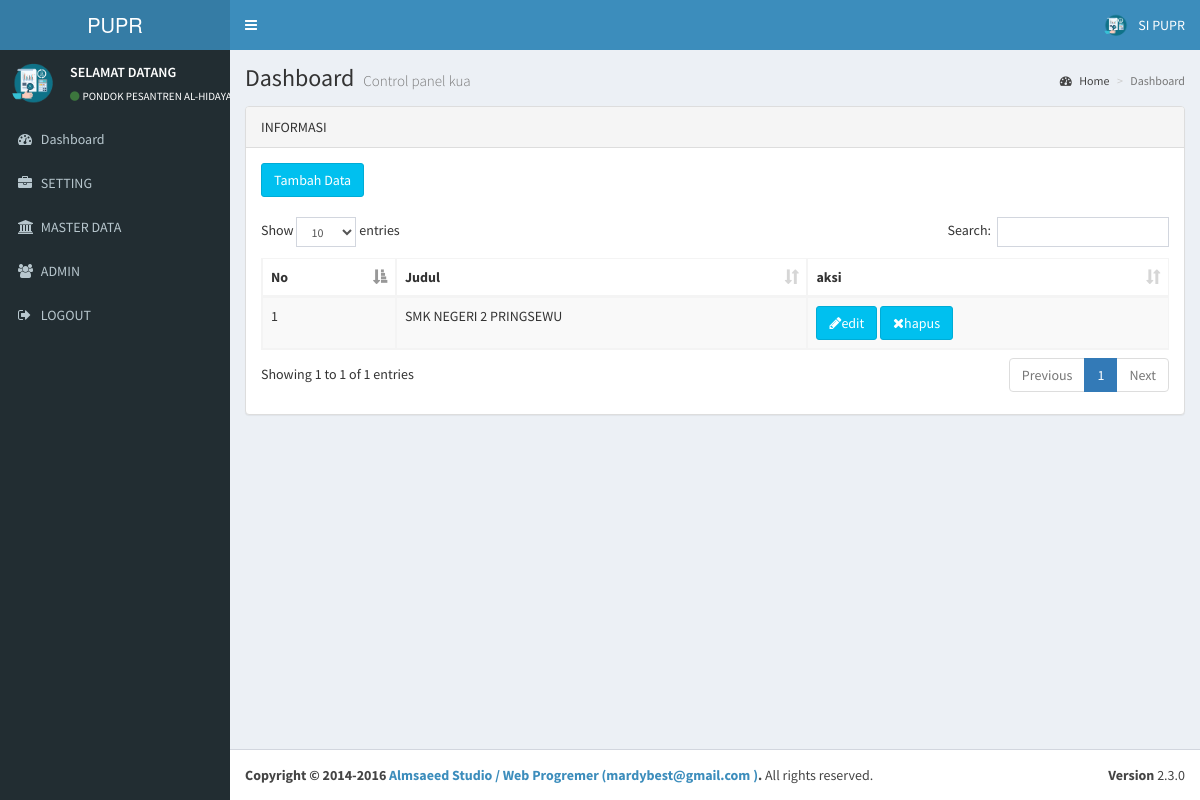
Page /admin/index.php?aksi=galeri (signed in) on the committed database.
### tables this page shows
CREATE TABLE `profil` (
  `id_profil` int(20) NOT NULL,
  `nama_app` varchar(100) NOT NULL,
  `tahun` varchar(250) NOT NULL,
  `nama` varchar(250) NOT NULL,
  `alias` varchar(350) NOT NULL,
  `alamat` text NOT NULL,
  `isi` text NOT NULL,
  `gambar` varchar(100) NOT NULL,
  `akabest` varchar(250) NOT NULL
);

CREATE TABLE `galeri` (
  `id_galeri` int(4) NOT NULL,
  `judul` varchar(25) NOT NULL,
  `keterangan` varchar(200) NOT NULL,
  `gambar` varchar(100) DEFAULT NULL
);

### koneksi.php (called while the page is built, shortened)
<?php
$server = "localhost";
$username = "root";
$password = "";
$database = "db_ponpesalhikmah";
$koneksi = mysqli_connect($server,$username,$password) or die("Koneksi gagal");
mysqli_select_db($koneksi,$database) or die("Database tidak bisa dibuka");
$kontak_kami=mysqli_query($koneksi,"SELECT * FROM profil WHERE id_profil ='1'");
$k_k=mysqli_fetch_array($kontak_kami);
?>

### admin/index.php (the view, shortened to what this page needs)
  <?php
  include '../koneksi.php';
  ?>
<!DOCTYPE html>
<html>
  <head>
  <link rel="stylesheet" href="../sys/bootstrap/bootstrap/css/bootstrap.min.css">
      <link rel="stylesheet" href="../sys/bootstrap/font/css/font-awesome.min.css">
  <link rel="stylesheet" href="../sys/bootstrap/plugins/datatables/dataTables.bootstrap.css">
    <link rel="stylesheet" href="../sys/bootstrap/plugins/select2/select2.min.css">
    <link rel="stylesheet" href="../sys/bootstrap/dist/css/AdminLTE.min.css">
    <link rel="stylesheet" href="../sys/bootstrap/dist/css/skins/_all-skins.min.css">
  </head>
  <body class="hold-transition skin-blue sidebar-mini">
    <div class="wrapper">
      <header class="main-header">
        <a href="index.aspx" class="logo">
          <span class="logo-lg">PUPR</span>
        </a>
        <nav class="navbar navbar-static-top" role="navigation">
          <a href="#" class="sidebar-toggle" data-toggle="offcanvas" role="button">
          </a>
          <div class="navbar-custom-menu">
            <ul class="nav navbar-nav">
              <li class="dropdown user user-menu">
                <a href="#" class="dropdown-toggle" data-toggle="dropdown">
                  <img src="../foto/logo.png" class="user-image" alt="User Image">
                  <span class="hidden-xs">SI PUPR </span>
                </a>
              </li>
            </ul>
          </div>
        </nav>
      </header>
      <aside class="main-sidebar">
        <section class="sidebar">
          <div class="user-panel">
            <div class="pull-left image">
              <img src="../foto/logo.png" class="img-circle" alt="User Image">
            </div>
            <div class="pull-left info">
              <p>SELAMAT DATANG</p>
              <a href="index.aspx"><i class="fa fa-circle text-success"></i><?php echo"$k_k[nama]";?></a>
            </div>
          </div>
      <?php include "menu.php"?>
        </section>
      </aside>
      <div class="content-wrapper">
        <section class="content-header">
          <h1>
            Dashboard
            <small>Control panel kua</small>
          </h1>
          <ol class="breadcrumb">
            <li><a href="index.aspx"><i class="fa fa-dashboard"></i> Home</a></li>
            <li class="active">Dashboard</li>
          </ol>
        </section>
        <section class="content">
		 <?php include "tengah.php"?>
		  </div>
      <footer class="main-footer">
        <div class="pull-right hidden-xs">
          <b>Version</b> 2.3.0
        </div>
        <strong>Copyright &copy; 2014-2016 <a href="#">Almsaeed Studio / Web Progremer (<?php echo"$k_k[akabest]";?> )</a>.</strong>  All rights reserved.
      </footer>
    </div>
  </body>
</html>

### admin/tengah.php (shortened to what this page needs)
<?php
if($_GET['aksi']=='home'){
echo"
 <div class='row'>
                   <div class='col-lg-12'>
			<div class='panel panel-default'>
                            <div class='panel-heading'>
                           Sambutan
                            </div>
                            <div class='panel-body'>
				<p>Selamat Datang Di halaman Admin, Silahkan Pilih menu untuk pengaturan data yang di butuhkan guna mendapatkan hasil yang maksimal sesuai keinginan.</p>
                            </div>
			</div>
                   </div>
</div>";
echo"<div class='row'>
                    <div class='col-xs-12'>
              <div class='panel panel-primary'>
			    <div class='box-header'>
				   <h3 class='box-title'>INFORMASI</h3>
                </div>
                <div class='box-header'>
				</div>
     <div class='box-body'>
     <a href='index.php?aksi=informasi' class='btn btn-app'>
                    <span class='badge bg-yellow'>3</span>
                    <i class='fa fa-arrows-h fa-5x'></i> Informasi
                  </a>
                  <a href='index.php?aksi=galeri' class='btn btn-app'>
                  <span class='badge bg-yellow'>3</span>
                  <i class='fa fa-arrows-h fa-5x'></i> Galeri
                </a>
                <a href='index.php?aksi=halaman' class='btn btn-app'>
                <span class='badge bg-yellow'>3</span>
                <i class='fa fa-arrows-h fa-5x'></i> Halaman
              </a>
              <a href='index.php?aksi=kritik' class='btn btn-app'>
              <span class='badge bg-yellow'>3</span>
              <i class='fa fa-arrows-h fa-5x'></i> Kritik
            </a>
            </div>
			</div>
 </div>
			</div>
";
}
elseif($_GET['aksi']=='ikon'){
include "../ikon.php";
}
elseif($_GET['aksi']=='galeri'){
echo"<div class='row'>
                <div class='col-lg-12'>
                    <div class='panel panel-default'>
                        <div class='panel-heading'>INFORMASI
                        </div>
                        <div class='panel-body'>
			<button class='btn btn-info' data-toggle='modal' data-target='#uiModal'>
                                Tambah Data
                            </button><br><br>
                           	<div class='table-responsive'>
	 <table id='example1' class='table table-bordered table-striped'>
                                    <thead>
                                        <tr>
										<th>No</th>
                                            <th>Judul</th>
                                            <th>aksi</th>
                                      </tr></thead>
                    <tbody>
				    ";
$no=0;
$tebaru=mysqli_query($koneksi," SELECT * FROM galeri ");
while ($t=mysqli_fetch_array($tebaru)){
$no++;
                                    echo"<tr>
										<td>$no</td>
                                        <td>$t[judul]</td>
							<td><button class='btn btn-info' data-toggle='modal' data-target='#ui$t[id_galeri]'><i class='fa fa-pencil'></i>edit</button>
                               <a class='btn btn-info' href='hapus.php?aksi=hapusgaleri&id_g=$t[id_galeri]&gbr=$t[gambar]' onclick=\"return confirm ('Apakah yakin ingin menghapus $t[nama_menu] ?')\" title='Hapus'><i class='fa fa-remove'></i>hapus</a>
                          </td>
                                        </tr>
                                        <div class='modal fade' id='ui$t[id_galeri]' tabindex='-1' role='dialog' aria-labelledby='myModalLabel' aria-hidden='true'>
                                                   <form role='form' method='post' enctype='multipart/form-data' action='edit.php?aksi=proseseditgaleri&gb=$t[gambar]&id_g=$t[id_galeri]'>
                                 <input type='text' class='form-control' value='$t[judul]' name='jd'/><br>
                                <input type='text' class='form-control' value='$t[keterangan]' name='isi'/><br>
                                <img  src='../foto/galleri/$t[gambar]' alt='Preview Gambar' style='max-width: 200px; max-height: 200px;'></br>
                            </form>
                            </div>
                                        ";
}
                                  echo"  </tbody>
                                </table>
                            </div>
                        </div>
                    </div>
                </div>
               </div>
	  ";
echo"
<div class='col-lg-12'>
                        <div class='modal fade' id='uiModal' tabindex='-1' role='dialog' aria-labelledby='myModalLabel' aria-hidden='true'>
                                <div class='modal-dialog'>
                                    <div class='modal-content'>
                                        <div class='modal-header'>
                                            <button type='button' class='close' data-dismiss='modal' aria-hidden='true'>&times;</button>
                                            <h4 class='modal-title' id='H3'>Input Data </h4>
                                        </div>
                                        <div class='modal-body'>
                                           <form role='form' method='post' enctype='multipart/form-data' action='input.php?aksi=inputgaleri'>
                                            <div class='form-group'>
                                            <label>Judul</label>
						 <input type='text' class='form-control' name='jd'/><br>
					<label>Keterangan</label>
						<input type='text' class='form-control' name='isi'/><br>
                        <label>Gambar</label>
						<input type='file'  class='form-control' name='gambar'/><br>
                                            <button type='button' class='btn btn-default' data-dismiss='modal'>Close</button>
                                            <button type='submit' class='btn btn-primary'>Save </button>
                                        </div>
					</form>
                                    </div>
                                </div>
                            </div>
                    </div>
		    </div>
";
}
?>

### rows in the picture
profil: nama "PONDOK PESANTREN…", akabest "mardybest@gmail.com"
galeri: judul "SMK NEGERI 2 PRINGSEWU"
